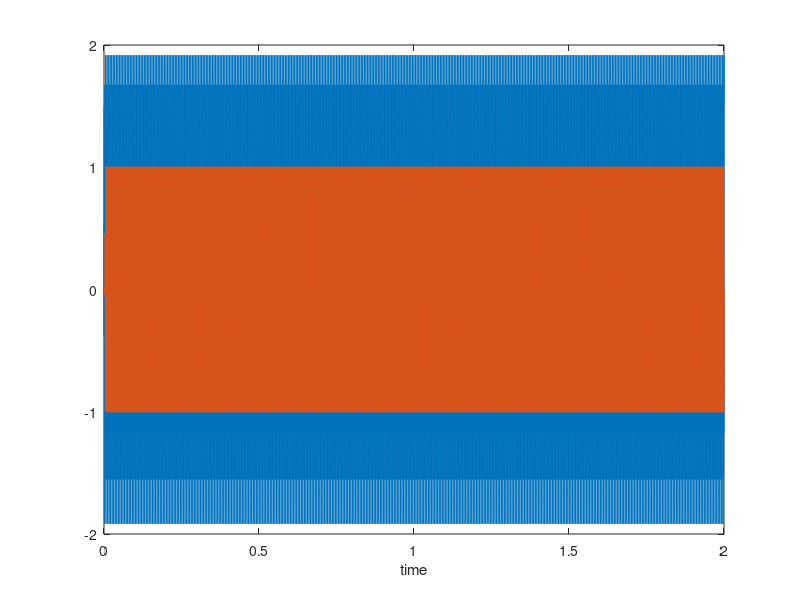

Reproduce this figure in MATLAB.
clear

Fs = 8000;

f0 = 400;
f1 = 1000;

t = 0:1/Fs:2;

x = cos(2*pi*f0*t) + cos(2*pi*f1*t+pi/3);

figure(1)
plot(t,x)
xlabel("time")

% filter impulse response import
load LP_kaiser.mat

% All frequency values are in Hz.
N    = 50;       % Order
Fc   = 700;      % Cutoff Frequency
flag = 'scale';  % Sampling Flag
Beta = 5;        % Window Parameter

% Create the window vector for the design algorithm.
win = kaiser(N+1, Beta);

% Calculate the coefficients using the FIR1 function.
h  = fir1(N, Fc/(Fs/2), 'low', win, flag);

y = conv(h, x)

hold on
plot(t, y(1:length(t)))
hold off
